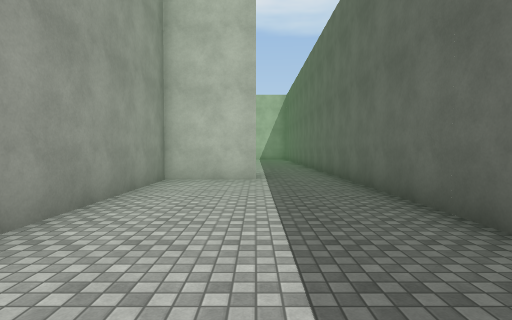
[1] (above)

12 first-person views from a walk through a Unity game level. The camera is 1.5 m above the floor, tilts 2° down and sees 80° across. The floor is counted in squares, 2 m on a side. Each view is taken from the middle of a square. On the plan, view 1 faces up. The plan holds only what a view shows up to about 10 squares ahead; the rest is blank. The place goes on beyond the plan. The player character is not drawn. Surface patterns are stand-ins for the level's own textures.

[2]
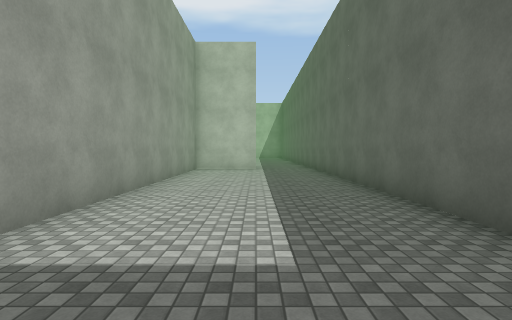

[3]
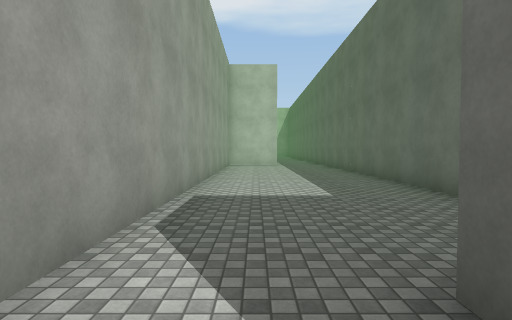

[4]
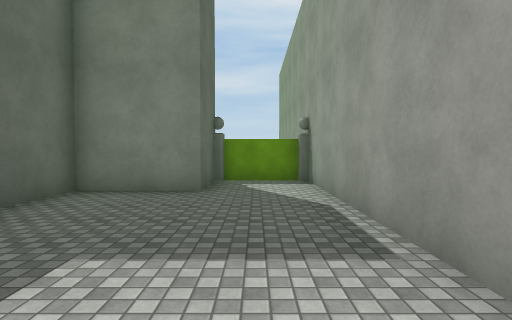

[5]
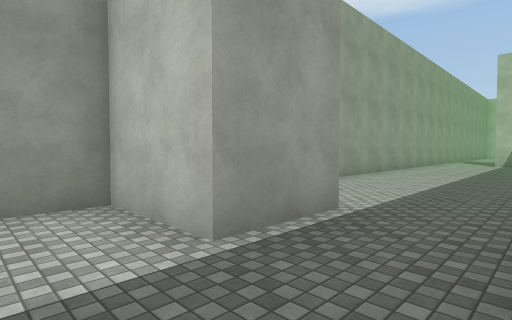

[6]
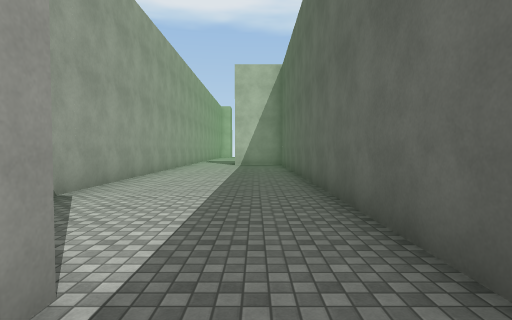

[7]
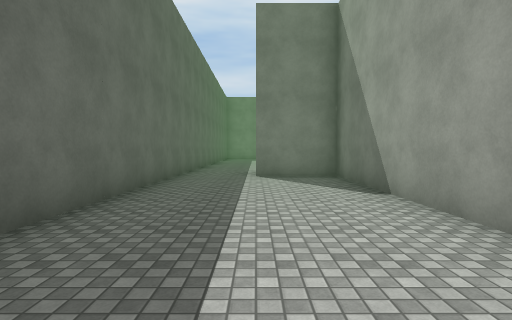

[8]
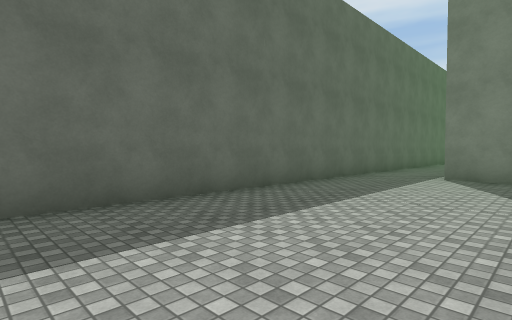

[9]
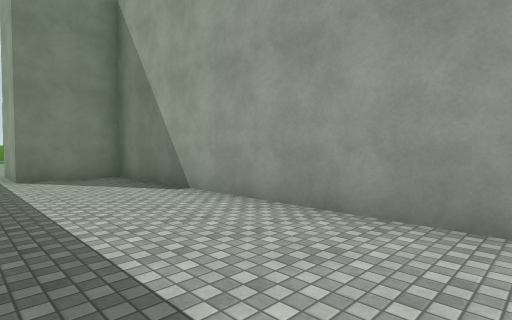

[10]
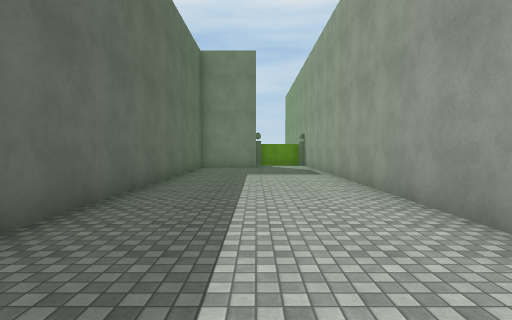

[11]
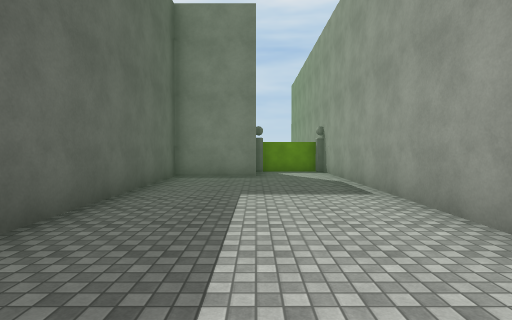

[12]
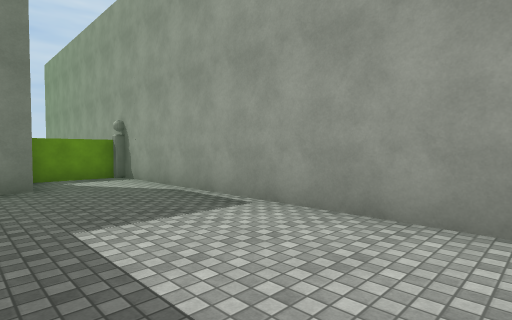

### Floor plan
Points are (right, up) in squares from view 1. A wall is a line through its corners. A room is listed if a view was taken in it or the views show most of it. See-through windows are left out.
Room 1 (views 1, 2, 3, 4, 5, 10, 11, 12)
walls: (0, -6.5) (0, -5.5) (2.2, -5.5) (2.2, 7.5); (0, 7.5) (-2.3, 7.5) (-2.3, -7.3) (-0.6, -7.3)
ways out: opening at (1.5, 8.5) to room 2
Room 2 (views 6, 7, 8, 9)
walls: (-2.3, 18) (-2.3, 9.5) (0, 9.5) (0, 7.5); (2.2, 7.5) (2.2, 18)
ways out: opening at (1.5, 8.5) to room 1

Positions as (right, up) in squares from view 1, and headings:
1: (0, 0), facing up
2: (0, -4), facing up
3: (-1, -7), facing up
4: (-1, 0), facing down
5: (2, 6), facing up-left
6: (1, 8), facing up
7: (0, 18), facing down
8: (-2, 18), facing down-right
9: (1, 18), facing down-left
10: (0, 7), facing down
11: (0, 3), facing down
12: (1, 1), facing down-left
